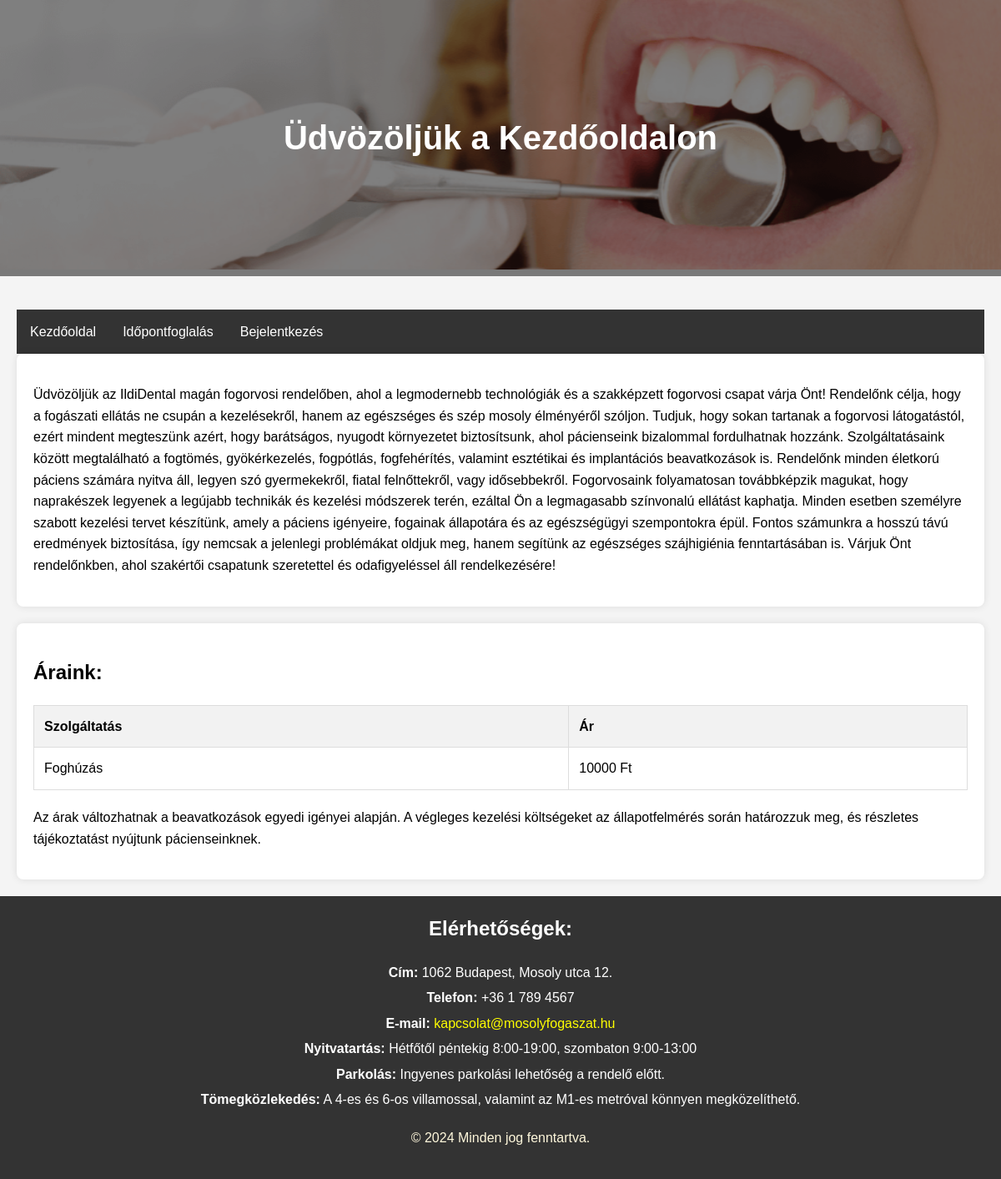
The app's page /, older data.
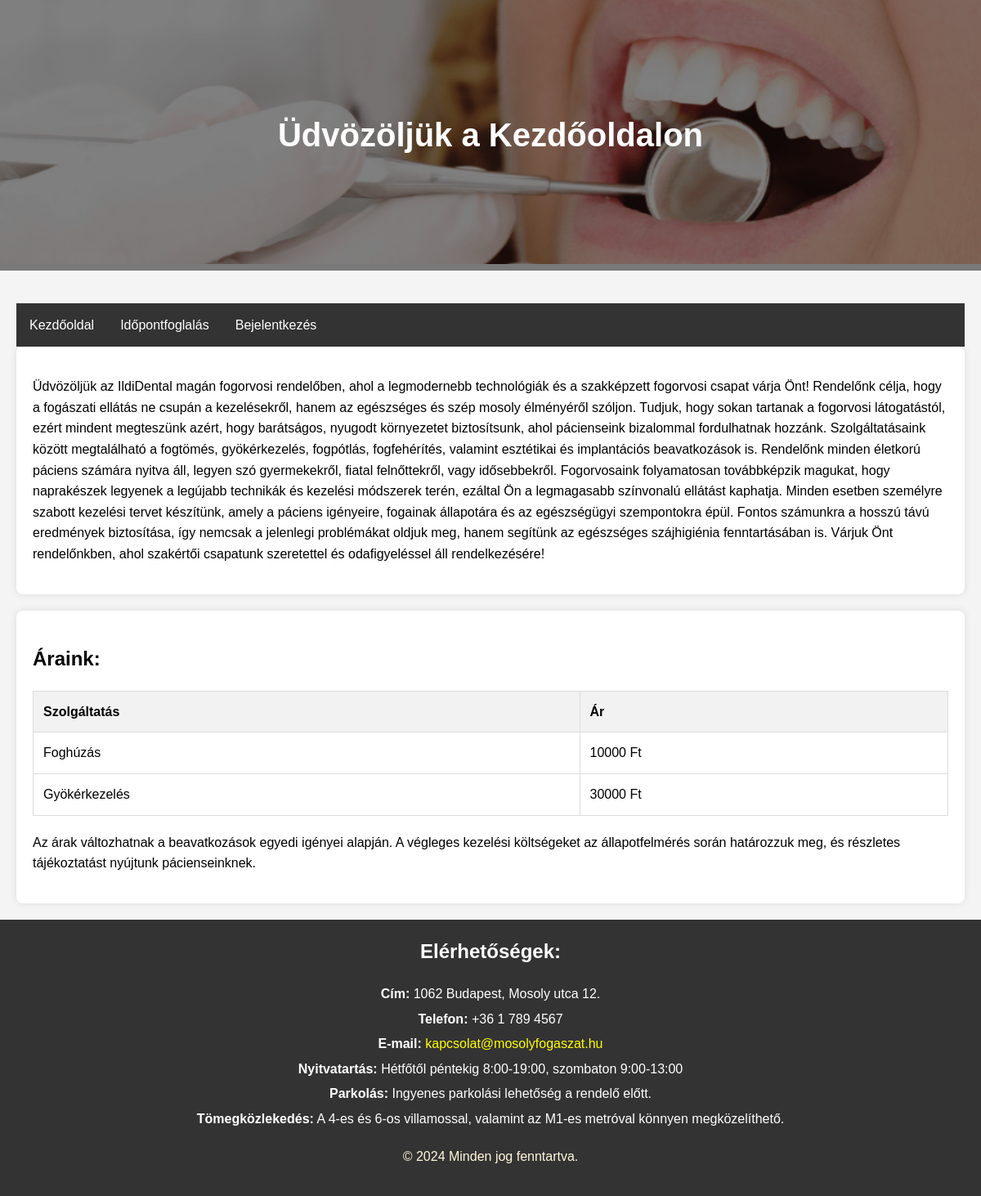
The same page, newer data.
### rendeloweboldal/models.py (models this page shows, shortened)
class Treatment(models.Model):
    id = models.CharField(max_length=64, primary_key=True)  # FHIR resource identifier
    code = models.CharField(max_length=255)  # FHIR 'code' field for treatment code
    description = models.TextField()  # FHIR 'description' field
    duration = models.DurationField(null=True, blank=True)  # Kezelés hossza (opcionális)
    price = models.DecimalField(max_digits=10, decimal_places=0)  # Ár

### rendeloweboldal/views.py (the view)
# urls.py: path('', views.kezdooldal, name='home'),
def kezdooldal(request):
    treatments = Treatment.objects.all()
    return render(request, 'kezdooldal.html', {'treatments': treatments})

### rendeloweboldal/templates/kezdooldal.html (shortened to what this page needs)
{% load static %}
<!DOCTYPE html>
<html lang="hu">
<head>
    <link rel="stylesheet" href="{% static 'css/style.css' %}">
</head>
<body>
    <header>
        <div class="header-container">
            <img src="{% static 'Images/fooldal_kep.png' %}" alt="Főoldal fotó" class="header-image">
            <div class="overlay">
                <h1 class="header-title">Üdvözöljük a Kezdőoldalon</h1>
            </div>
        </div>
    </header>
    <main>
        <nav>
            <ul class="navbar">
                <li><a href="{% url 'home' %}">Kezdőoldal</a></li>
                <li><a href="{% url 'book' %}">Időpontfoglalás</a></li>
                {% if user.is_authenticated %}
                    <li><a href="{% url 'profile' %}">Profil</a></li>
                    <li><a href="{% url 'logout' %}">Kijelentkezés</a></li>
                {% else %}
                    <li><a href="{% url 'login' %}">Bejelentkezés</a></li>
                {% endif %}
            </ul>
        </nav>
        <section class="intro">
            <p>
                Üdvözöljük az IldiDental magán fogorvosi rendelőben, ahol a legmodernebb technológiák és a szakképzett fogorvosi csapat várja Önt! Rendelőnk célja, hogy a fogászati ellátás ne csupán a kezelésekről, hanem az egészséges és szép mosoly élményéről szóljon. Tudjuk, hogy sokan tartanak a fogorvosi látogatástól, ezért mindent megteszünk azért, hogy barátságos, nyugodt környezetet biztosítsunk, ahol pácienseink bizalommal fordulhatnak hozzánk.
                Szolgáltatásaink között megtalálható a fogtömés, gyökérkezelés, fogpótlás, fogfehérítés, valamint esztétikai és implantációs beavatkozások is. Rendelőnk minden életkorú páciens számára nyitva áll, legyen szó gyermekekről, fiatal felnőttekről, vagy idősebbekről. Fogorvosaink folyamatosan továbbképzik magukat, hogy naprakészek legyenek a legújabb technikák és kezelési módszerek terén, ezáltal Ön a legmagasabb színvonalú ellátást kaphatja.
                Minden esetben személyre szabott kezelési tervet készítünk, amely a páciens igényeire, fogainak állapotára és az egészségügyi szempontokra épül. Fontos számunkra a hosszú távú eredmények biztosítása, így nemcsak a jelenlegi problémákat oldjuk meg, hanem segítünk az egészséges szájhigiénia fenntartásában is.
                Várjuk Önt rendelőnkben, ahol szakértői csapatunk szeretettel és odafigyeléssel áll rendelkezésére!
            </p>
        </section>
        <section class="pricing">
            <h2>Áraink:</h2>
            <table>
                <tr>
                    <th>Szolgáltatás</th>
                    <th>Ár</th>
                </tr>
                {% for treatment in treatments %}
                <tr>
                    <td>{{ treatment.description }}</td>
                    <td>{{ treatment.price }} Ft</td>
                </tr>
                {% endfor %}
            </table>
            <p>
                Az árak változhatnak a beavatkozások egyedi igényei alapján. A végleges kezelési költségeket az állapotfelmérés során határozzuk meg, és részletes tájékoztatást nyújtunk pácienseinknek.
            </p>
        </section>
    </main>
    <footer>
        <div class="contact-info">
            <h2>Elérhetőségek:</h2>
            <p><strong>Cím:</strong> 1062 Budapest, Mosoly utca 12.</p>
            <p><strong>Telefon:</strong> +36 1 789 4567</p>
            <p><strong>E-mail:</strong> <a href="mailto:kapcsolat@mosolyfogaszat.hu">kapcsolat@mosolyfogaszat.hu</a></p>
            <p><strong>Nyitvatartás:</strong> Hétfőtől péntekig 8:00-19:00, szombaton 9:00-13:00</p>
            <p><strong>Parkolás:</strong> Ingyenes parkolási lehetőség a rendelő előtt.</p>
            <p><strong>Tömegközlekedés:</strong> A 4-es és 6-os villamossal, valamint az M1-es metróval könnyen megközelíthető.</p>
        </div>
        <p class="copy">&copy; 2024 Minden jog fenntartva.</p>
    </footer>
</body>
</html>

Row changes from the older to the newer data that the page shows:
added Treatment: description "Gyökérkezelés", price "30000"
